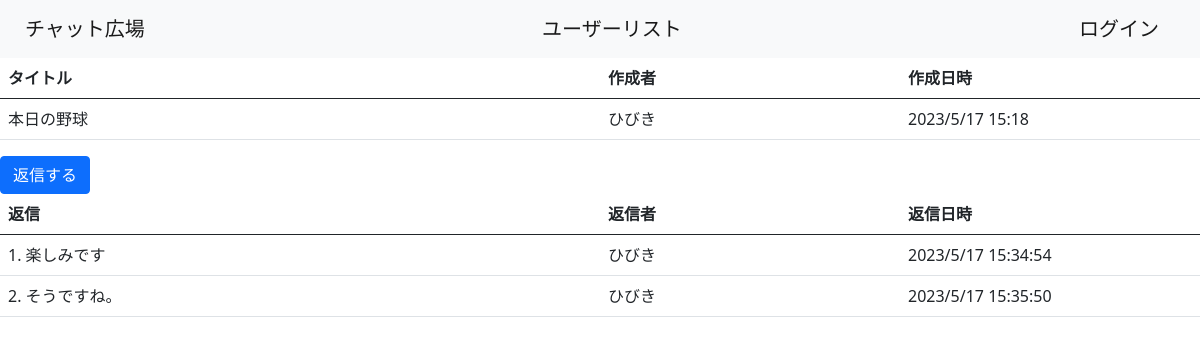
Before: /room/6/ with the older database file.
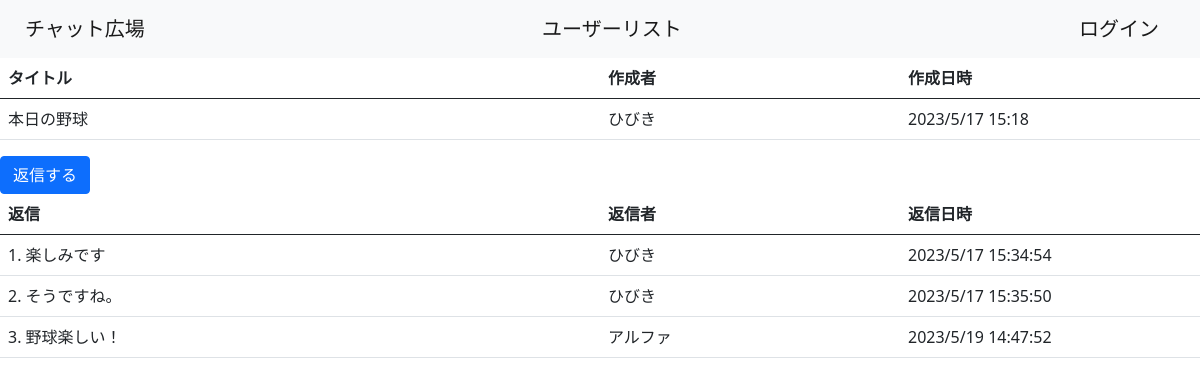
After: the same page with the newer database file.
### chatrooms/models.py (models this page shows, shortened)
class Post(models.Model):
    text = models.TextField()
    user = models.ForeignKey(CustomUser, related_name='post', on_delete=models.CASCADE)
    created_at = models.DateTimeField(auto_now_add=True)
    room = models.ForeignKey(Room, related_name='post', on_delete=models.CASCADE)
    deleted = models.BooleanField(default=False)
    image = models.ImageField(upload_to='post', height_field=None, width_field=None, blank=True, max_length=100, default=False)

class CustomUser(AbstractUser):
    user_name = models.CharField(max_length=100, default="no name")
    memo = models.TextField()
    created_at = models.DateTimeField(auto_now_add=True)
    def __str__(self):
        return self.user_name
    REQUIRED_FIELDS = ["user_name","memo"]
    groups = None
    user_permissions = None
    last_login = None
    first_name = models.CharField(max_length=100, default=" ",null=True)
    last_name = models.CharField(max_length=100, default=" ",null=True)
    email_address = None
    date_joined = None

### chatrooms/views.py (the view)
# urls.py: path('room/<int:pk>/', views.RoomDetailView.as_view(), name='rd'),
class RoomDetailView(DetailView):
    template_name = 'room/detail.html'
    model = models.Room

### templates/room/detail.html (shortened to what this page needs)
{% extends 'base.html' %}
{% block content %}
    <table class="table table-hover">
        <thead>
            <tr>
              <th scope="col" class="w-50">タイトル</th>
              <th scope="col" class="w-25">作成者</th>
              <th scope="col" class="w-auto">作成日時</th>
            </tr>
          </thead>
          <tbody>
            <tr>
              <td>{{ room.title }}</th>
              <td>{{ room.user }}
              </td>
              <td>{{ room.created_at|date:"Y/n/j H:i" }}</td>
            </tr>
          </tbody>
    </table>
    <a href={%url 'pc' room.id%} class="btn btn-primary">返信する</a>
    <table class="table table-hover">
      <thead>
          <tr>
            <th scope="col" class="w-50">返信</th>
            <th scope="col" class="w-25">返信者</th>
            <th scope="col">返信日時</th>
          </tr>
        </thead>
        <tbody>
        {% for post in room.post.all %}
          <tr>
            <td>{{ forloop.counter }}. {{ post.text }}</th>
            <td>{{ post.user }}
            </td>
            <td>{{ post.created_at|date:"Y/n/j H:i:s" }}</td>
          </tr>
        {% endfor %}
        </tbody>
  </table>
{% endblock content %}

Changed rows visible on the page:
added Post: text "野球楽しい！", user "アルファ", created_at "2023/5/19 14:47:52"
